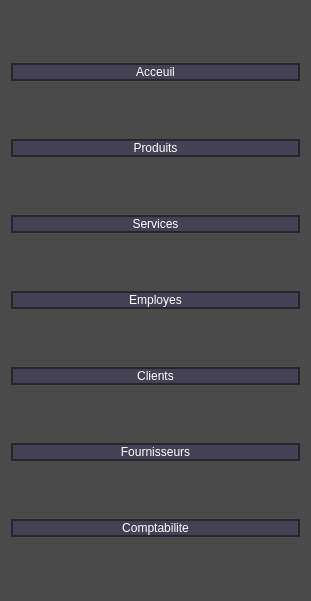
   <widget class="QWidget" name="widget_2" native="true">
    <property name="geometry">
     <rect>
      <x>9</x>
      <y>9</y>
      <width>311</width>
      <height>601</height>
     </rect>
    </property>
    <property name="styleSheet">
     <string notr="true">background-color: rgb(74, 74, 74);</string>
    </property>
    <layout class="QVBoxLayout" name="verticalLayout">
     <item>
      <widget class="QPushButton" name="Acceuil">
       <property name="styleSheet">
        <string notr="true">QPushButton{
border: 2px solid rgb(37,39,48);
color:#FFF;
	font: 10pt &quot;Nirmala UI&quot;;
background-color: rgb(69, 65, 85);
}
QPushButton:hover{
	background-color: rgb(255, 0, 0);
font: Bold;
}
QPushButton:focus{
	background-color: rgb(255, 0, 0);
font: Bold;
}

</string>
       </property>
       <property name="text">
        <string>Acceuil</string>
       </property>
       <property name="icon">
        <iconset resource="photos.qrc">
         <normaloff>:/home.png</normaloff>:/home.png</iconset>
       </property>
       <property name="iconSize">
        <size>
         <width>40</width>
         <height>40</height>
        </size>
       </property>
       <property name="checkable">
        <bool>false</bool>
       </property>
       <property name="autoDefault">
        <bool>false</bool>
       </property>
       <property name="default">
        <bool>false</bool>
       </property>
       <property name="flat">
        <bool>false</bool>
       </property>
      </widget>
     </item>
     <item>
      <widget class="QPushButton" name="Produits">
       <property name="styleSheet">
        <string notr="true">QPushButton{
border: 2px solid rgb(37,39,48);
color:#FFF;
	font: 10pt &quot;Nirmala UI&quot;;

background-color: rgb(69, 65, 85);
}
QPushButton:hover{
	background-color: rgb(255, 0, 0);
font: Bold;
}
QPushButton:focus{
	background-color: rgb(255, 0, 0);
font: Bold;
}</string>
       </property>
       <property name="text">
        <string>Produits</string>
       </property>
       <property name="icon">
        <iconset resource="photos.qrc">
         <normaloff>:/product.png</normaloff>:/product.png</iconset>
       </property>
       <property name="iconSize">
        <size>
         <width>40</width>
         <height>40</height>
        </size>
       </property>
       <property name="checkable">
        <bool>false</bool>
       </property>
       <property name="autoDefault">
        <bool>false</bool>
       </property>
       <property name="default">
        <bool>false</bool>
       </property>
       <property name="flat">
        <bool>false</bool>
       </property>
      </widget>
     </item>
     <item>
      <widget class="QPushButton" name="Services">
       <property name="styleSheet">
        <string notr="true">QPushButton{
border: 2px solid rgb(37,39,48);
color:#FFF;
	font: 10pt &quot;Nirmala UI&quot;;

background-color: rgb(69, 65, 85);
}
QPushButton:hover{
	background-color: rgb(255, 0, 0);
font: Bold;

}
QPushButton:focus{
	background-color: rgb(255, 0, 0);
font: Bold;
}</string>
       </property>
       <property name="text">
        <string>Services</string>
       </property>
       <property name="icon">
        <iconset resource="photos.qrc">
         <normaloff>:/service.png</normaloff>:/service.png</iconset>
       </property>
       <property name="iconSize">
        <size>
         <width>40</width>
         <height>40</height>
        </size>
       </property>
       <property name="checkable">
        <bool>false</bool>
       </property>
       <property name="autoDefault">
        <bool>false</bool>
       </property>
       <property name="default">
        <bool>false</bool>
       </property>
       <property name="flat">
        <bool>false</bool>
       </property>
      </widget>
     </item>
     <item>
      <widget class="QPushButton" name="Employes">
       <property name="styleSheet">
        <string notr="true">QPushButton{
border: 2px solid rgb(37,39,48);
color:#FFF;
	font: 10pt &quot;Nirmala UI&quot;;

background-color: rgb(69, 65, 85);
}
QPushButton:hover{
	background-color: rgb(255, 0, 0);
font: Bold;

}
QPushButton:focus{
	background-color: rgb(255, 0, 0);
font: Bold;
}</string>
       </property>
       <property name="text">
        <string>Employes</string>
       </property>
       <property name="icon">
        <iconset resource="photos.qrc">
         <normaloff>:/client.png</normaloff>:/client.png</iconset>
       </property>
       <property name="iconSize">
        <size>
         <width>40</width>
         <height>40</height>
        </size>
       </property>
       <property name="checkable">
        <bool>false</bool>
       </property>
       <property name="autoDefault">
        <bool>false</bool>
       </property>
       <property name="default">
        <bool>false</bool>
       </property>
       <property name="flat">
        <bool>false</bool>
       </property>
      </widget>
     </item>
     <item>
      <widget class="QPushButton" name="Client">
       <property name="styleSheet">
        <string notr="true">QPushButton{
border: 2px solid rgb(37,39,48);
color:#FFF;
	font: 10pt &quot;Nirmala UI&quot;;

background-color: rgb(69, 65, 85);
}
QPushButton:hover{
	background-color: rgb(255, 0, 0);
font: Bold;

}
QPushButton:focus{
	background-color: rgb(255, 0, 0);
font: Bold;
}</string>
       </property>
       <property name="text">
        <string>Clients</string>
       </property>
       <property name="icon">
        <iconset resource="photos.qrc">
         <normaloff>:/cliennnt.png</normaloff>:/cliennnt.png</iconset>
       </property>
       <property name="iconSize">
        <size>
         <width>40</width>
         <height>40</height>
        </size>
       </property>
       <property name="checkable">
        <bool>false</bool>
       </property>
       <property name="autoDefault">
        <bool>false</bool>
       </property>
       <property name="default">
        <bool>false</bool>
       </property>
       <property name="flat">
        <bool>false</bool>
       </property>
      </widget>
     </item>
     <item>
      <widget class="QPushButton" name="Fournisseurs">
       <property name="styleSheet">
        <string notr="true">QPushButton{
border: 2px solid rgb(37,39,48);
color:#FFF;
	font: 10pt &quot;Nirmala UI&quot;;

background-color: rgb(69, 65, 85);
}
QPushButton:hover{
	background-color: rgb(255, 0, 0);
font: Bold;
}
QPushButton:focus{
	background-color: rgb(255, 0, 0);
font: Bold;
}</string>
       </property>
       <property name="text">
        <string>Fournisseurs</string>
       </property>
       <property name="icon">
        <iconset resource="photos.qrc">
         <normaloff>:/product.png</normaloff>:/product.png</iconset>
       </property>
       <property name="iconSize">
        <size>
         <width>40</width>
         <height>40</height>
        </size>
       </property>
       <property name="checkable">
        <bool>false</bool>
       </property>
       <property name="autoDefault">
        <bool>false</bool>
       </property>
       <property name="default">
        <bool>false</bool>
       </property>
       <property name="flat">
        <bool>false</bool>
       </property>
      </widget>
     </item>
     <item>
      <widget class="QPushButton" name="Comptabilite">
       <property name="styleSheet">
        <string notr="true">QPushButton{
border: 2px solid rgb(37,39,48);
color:#FFF;
	font: 10pt &quot;Nirmala UI&quot;;

background-color: rgb(69, 65, 85);
}
QPushButton:hover{
	background-color: rgb(255, 0, 0);
font: Bold;

}
QPushButton:focus{
	background-color: rgb(255, 0, 0);
font: Bold;
}</string>
       </property>
       <property name="text">
        <string>Comptabilite</string>
       </property>
       <property name="icon">
        <iconset resource="photos.qrc">
         <normaloff>:/comptaaa.png</normaloff>:/comptaaa.png</iconset>
       </property>
       <property name="iconSize">
        <size>
         <width>40</width>
         <height>40</height>
        </size>
       </property>
       <property name="checkable">
        <bool>false</bool>
       </property>
       <property name="autoDefault">
        <bool>false</bool>
       </property>
       <property name="default">
        <bool>false</bool>
       </property>
       <property name="flat">
        <bool>false</bool>
       </property>
      </widget>
     </item>
    </layout>
   </widget>
